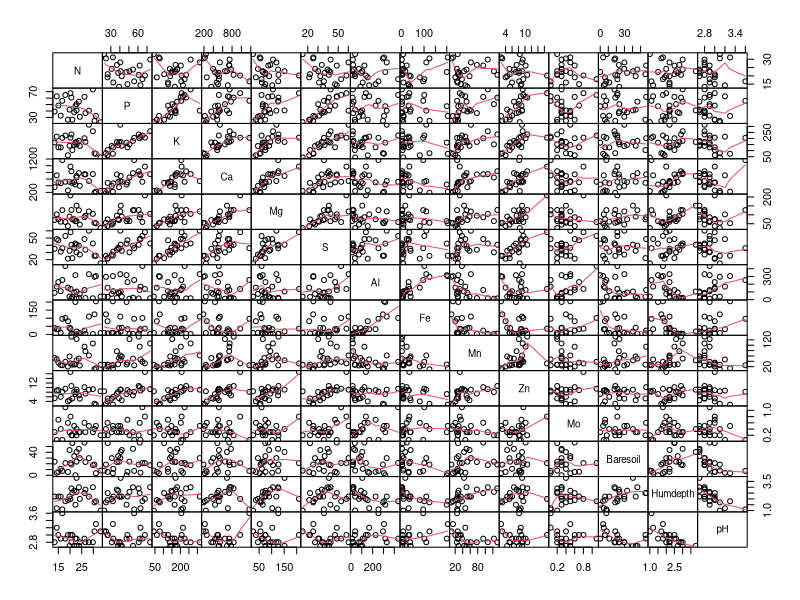
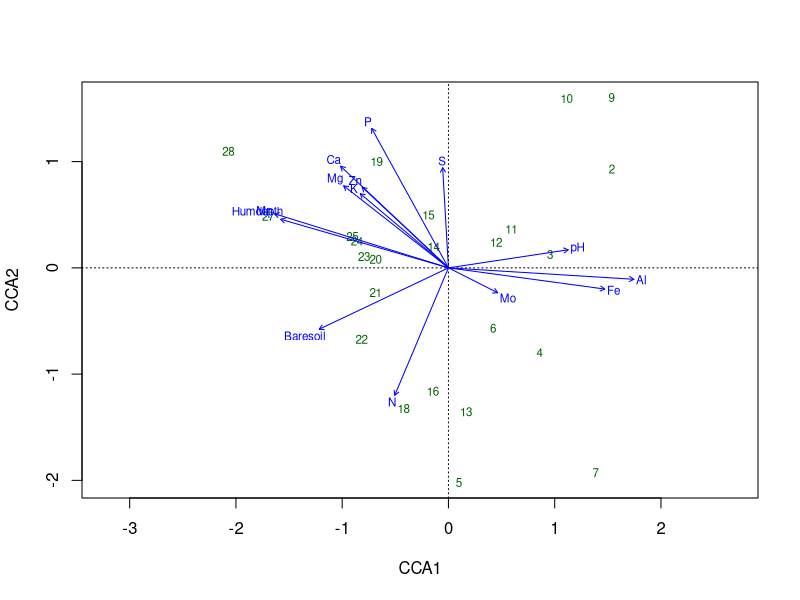

These figures' R source, in order: (Note: this script raises an error after producing the figures.)
## ---- chunk 1
library(vegan)
## ---- chunk 2
data(varespec)
data(varechem)
## ---- chunk 3
str(varechem)
summary(varechem)
## ---- chunk 4
plot(varechem, gap=0, panel=panel.smooth)
## ---- chunk 5
m <- cca(varespec)
mm <- cca(varespec, varechem)
cca(varespec, varechem[, c("Al", "P", "K")])
m
mm
## ---- chunk 6
head(summary(mm))
## ---- chunk 7
plot(mm, display = c("lc","bp"))
## ---- chunk 8
# Short all env variable
m1 <- cca(varespec ~ ., varechem)
# Short no env variable
m0 <- cca(varespec ~ 1, varechem)
m1
m0
## ---- chunk 9
m <- step(m0, scope=formula(m1), test="perm")
## ---- chunk 10
# test l'indépendance des variables
# 1 = complétement indépendant, au dessus de 10 ou 20 : très multicollinéaire
vif.cca(m1)
vif.cca(m)
vif.cca(mback)
## ---- chunk 11
anova(m, by="term", permu=200)

anova(m, by="mar")
anova(m, by="axis", perm=500)
